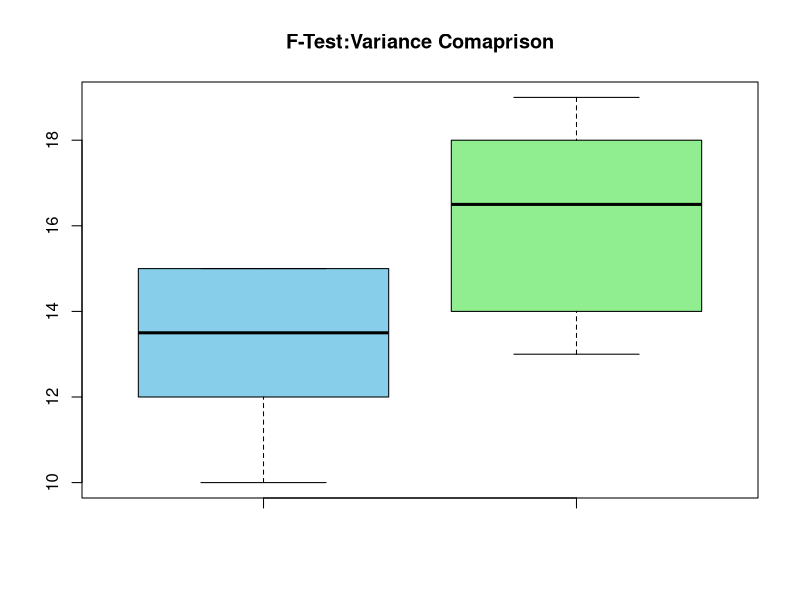

This chart was generated by the following R code:
x<-c(12,15,14,10,13,15)
y<-c(14,18,13,16,17,19)
f_test_result<-var.test(x,y)
print(f_test_result)
boxplot(x,y,name=c("Group X","Group Y"),main="F-Test:Variance Comaprison",col=c("skyblue","lightgreen"))